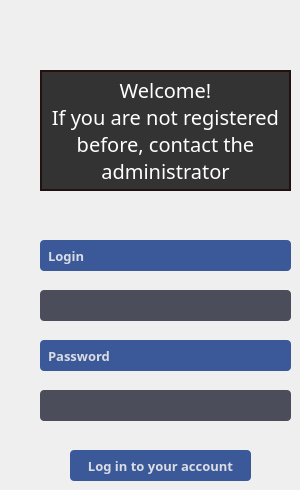
       <widget class="QWidget" name="tab">
        <attribute name="title">
         <string>Login</string>
        </attribute>
        <widget class="QLabel" name="Login_Librarian">
         <property name="geometry">
          <rect>
           <x>40</x>
           <y>240</y>
           <width>251</width>
           <height>31</height>
          </rect>
         </property>
         <property name="font">
          <font>
           <family>Trebuchet MS</family>
           <pointsize>10</pointsize>
           <weight>75</weight>
           <bold>true</bold>
          </font>
         </property>
         <property name="styleSheet">
          <string notr="true">QLabel {
    color: #D9DCE4;
    background-color: #3B5998;
    border-radius: 4px;
    padding: 4px;
}
</string>
         </property>
         <property name="text">
          <string>Login</string>
         </property>
        </widget>
        <widget class="QLabel" name="Password_Librarian_2">
         <property name="geometry">
          <rect>
           <x>40</x>
           <y>340</y>
           <width>251</width>
           <height>31</height>
          </rect>
         </property>
         <property name="font">
          <font>
           <family>Trebuchet MS</family>
           <pointsize>10</pointsize>
           <weight>75</weight>
           <bold>true</bold>
          </font>
         </property>
         <property name="styleSheet">
          <string notr="true">QLabel {
    color: #D9DCE4;
    background-color: #3B5998;
    border-radius: 4px;
    padding: 4px;
}
</string>
         </property>
         <property name="text">
          <string>Password</string>
         </property>
         <property name="textFormat">
          <enum>Qt::AutoText</enum>
         </property>
         <property name="alignment">
          <set>Qt::AlignLeading|Qt::AlignLeft|Qt::AlignVCenter</set>
         </property>
        </widget>
        <widget class="QLineEdit" name="lineEdit_input_login">
         <property name="geometry">
          <rect>
           <x>40</x>
           <y>290</y>
           <width>251</width>
           <height>31</height>
          </rect>
         </property>
         <property name="font">
          <font>
           <family>Trebuchet MS</family>
           <pointsize>10</pointsize>
           <weight>75</weight>
           <bold>true</bold>
          </font>
         </property>
         <property name="styleSheet">
          <string notr="true">QLineEdit {
    background-color: #4B4E5A;
    border-radius: 4px;
    color: white;
    padding: 4px;
    border: none;
}
QLineEdit:hover {
    border: 1px solid #3b3e47;
}
QLineEdit:focus {
    border: 1px solid #3b3e47;
}
</string>
         </property>
         <property name="text">
          <string/>
         </property>
        </widget>
        <widget class="QLineEdit" name="lineEdit_input_password">
         <property name="geometry">
          <rect>
           <x>40</x>
           <y>390</y>
           <width>251</width>
           <height>31</height>
          </rect>
         </property>
         <property name="font">
          <font>
           <family>Trebuchet MS</family>
           <pointsize>10</pointsize>
           <weight>75</weight>
           <bold>true</bold>
          </font>
         </property>
         <property name="styleSheet">
          <string notr="true">QLineEdit {
    background-color: #4B4E5A;
    border-radius: 4px;
    color: white;
    padding: 4px;
    border: none;
}
QLineEdit:hover {
    border: 1px solid #3b3e47;
}
QLineEdit:focus {
    border: 1px solid #3b3e47;
}
</string>
         </property>
         <property name="text">
          <string/>
         </property>
         <property name="dragEnabled">
          <bool>false</bool>
         </property>
        </widget>
        <widget class="QPushButton" name="pushButton_input_acc">
         <property name="geometry">
          <rect>
           <x>70</x>
           <y>450</y>
           <width>181</width>
           <height>31</height>
          </rect>
         </property>
         <property name="font">
          <font>
           <family>Trebuchet MS</family>
           <pointsize>10</pointsize>
           <weight>75</weight>
           <bold>true</bold>
          </font>
         </property>
         <property name="cursor">
          <cursorShape>PointingHandCursor</cursorShape>
         </property>
         <property name="styleSheet">
          <string notr="true">QPushButton {
    color: #D9DCE4;
    background-color: #3B5998;
    border-radius: 4px;
    padding: 4px;
}

QPushButton:hover {
    background-color: #404040;
}
</string>
         </property>
         <property name="text">
          <string>Log in to your account</string>
         </property>
        </widget>
        <widget class="QWidget" name="widget_5" native="true">
         <property name="geometry">
          <rect>
           <x>40</x>
           <y>70</y>
           <width>251</width>
           <height>121</height>
          </rect>
         </property>
         <property name="styleSheet">
          <string notr="true">QWidget {
    
	background-color: rgb(51, 51, 51);
	 border: 2px solid rgb(33, 17, 17) ;
}
</string>
         </property>
         <widget class="QLabel" name="label">
          <property name="geometry">
           <rect>
            <x>0</x>
            <y>0</y>
            <width>251</width>
            <height>121</height>
           </rect>
          </property>
          <property name="font">
           <font>
            <family>Trebuchet MS</family>
            <pointsize>15</pointsize>
            <weight>50</weight>
            <bold>false</bold>
           </font>
          </property>
          <property name="styleSheet">
           <string notr="true">background-color: rgb(51, 51, 51,10);
color: rgb(255, 255, 255);</string>
          </property>
          <property name="text">
           <string>Welcome!
If you are not registered
before, contact the
administrator</string>
          </property>
          <property name="alignment">
           <set>Qt::AlignCenter</set>
          </property>
         </widget>
        </widget>
       </widget>
